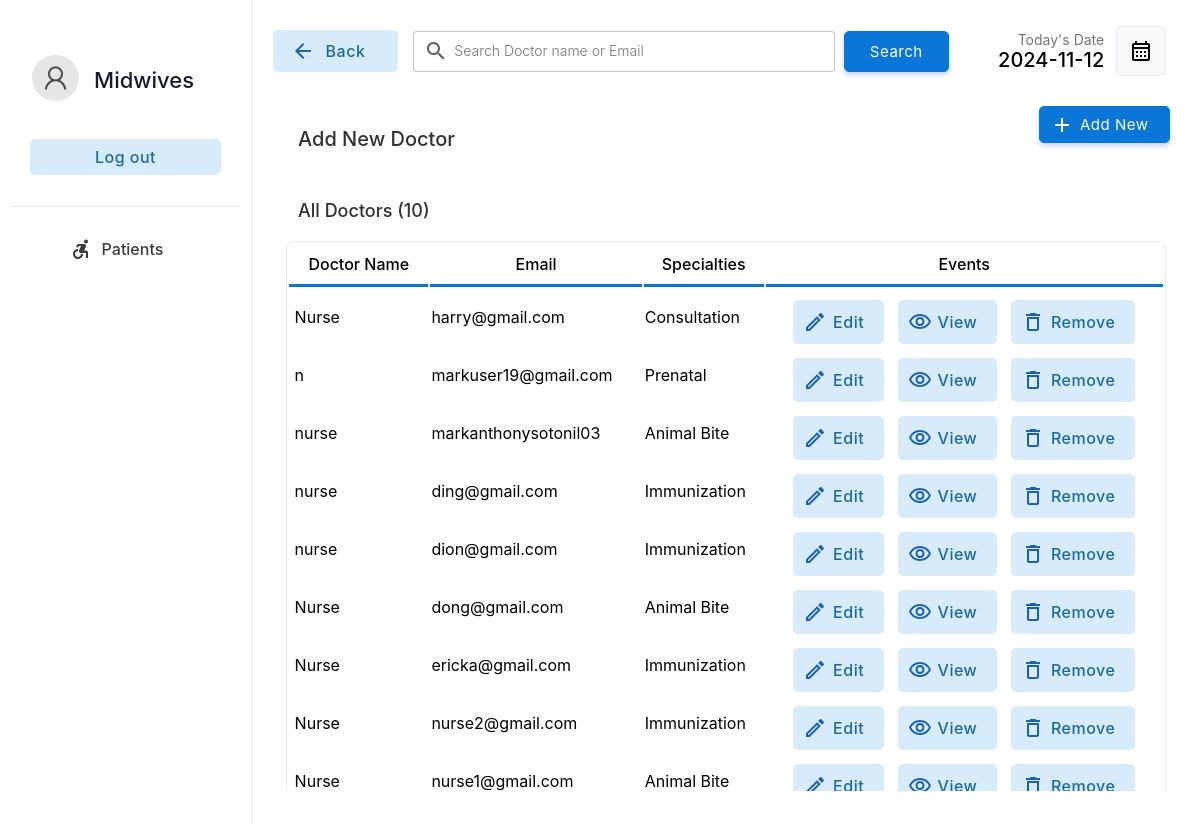
Screenshot of /doctor/midwives.php (signed in) with the database file from the repository.
### tables this page shows
CREATE TABLE `doctor` (
  `docid` int(11) NOT NULL,
  `docemail` varchar(255) DEFAULT NULL,
  `docname` varchar(255) DEFAULT NULL,
  `docpassword` varchar(255) DEFAULT NULL,
  `docnic` varchar(15) DEFAULT NULL,
  `doctel` varchar(15) DEFAULT NULL,
  `specialties` int(2) DEFAULT NULL
);

CREATE TABLE `specialties` (
  `id` int(2) NOT NULL,
  `sname` varchar(50) DEFAULT NULL
);

### doctor/midwives.php (the view, shortened to what this page needs)
<!DOCTYPE html>
<html lang="en">
<head>
    <link rel="stylesheet" href="../css/animations.css">
    <link rel="stylesheet" href="../css/main.css">
    <link rel="stylesheet" href="../css/admin.css">
</head>
<body>
    <?php
    include("../connection.php");
    ?>
    <div class="container">
        <div class="menu">
            <table class="menu-container" border="0">
                <tr>
                    <td style="padding:10px" colspan="2">
                        <table border="0" class="profile-container">
                            <tr>
                                <td width="30%" style="padding-left:20px" >
                                    <img src="../img/user.png" alt="" width="100%" style="border-radius:50%">
                                </td>
                                <td style="padding:0px;margin:0px;">
                                    <p class="profile-title">Midwives</p>
                                </td>
                            </tr>
                            <tr>
                                <td colspan="2">
                                <a href="../logout.php" ><input type="button" value="Log out" class="logout-btn btn-primary-soft btn"></a>
                                </td>
                            </tr>
                    </table>
                    </td>
                <tr class="menu-row" >
                    <td class="menu-btn menu-icon-patient">
                        <a href="patient.php" class="non-style-link-menu"><div><p class="menu-text">Patients</p></a></div>
        </div>
        <div class="dash-body">
            <table border="0" width="100%" style=" border-spacing: 0;margin:0;padding:0;margin-top:25px; ">
                <tr >
                    <td width="13%">
                        <a href="doctors.php" ><button  class="login-btn btn-primary-soft btn btn-icon-back"  style="padding-top:11px;padding-bottom:11px;margin-left:20px;width:125px"><font class="tn-in-text">Back</font></button></a>
                    </td>
                    <td>
                        <form action="" method="post" class="header-search">
                            <input type="search" name="search" class="input-text header-searchbar" placeholder="Search Doctor name or Email" list="doctors">&nbsp;&nbsp;
                            <?php
                                $list11 = $database->query("select  docname,docemail from  doctor;");
?>
                            <input type="Submit" value="Search" class="login-btn btn-primary btn" style="padding-left: 25px;padding-right: 25px;padding-top: 10px;padding-bottom: 10px;">
                        </form>
                    </td>
                    <td width="15%">
                        <p style="font-size: 14px;color: rgb(119, 119, 119);padding: 0;margin: 0;text-align: right;">
                            Today's Date
                        </p>
                        <p class="heading-sub12" style="padding: 0;margin: 0;">
                            <?php
                        $date = date('Y-m-d');
                        echo $date;
                        ?>
                        </p>
                    </td>
                    <td width="10%">
                        <button  class="btn-label"  style="display: flex;justify-content: center;align-items: center;"><img src="../img/calendar.svg" width="100%"></button>
                    </td>
                </tr>
                <tr >
                    <td colspan="2" style="padding-top:30px;">
                        <p class="heading-main12" style="margin-left: 45px;font-size:20px;color:rgb(49, 49, 49)">Add New Doctor</p>
                    </td>
                    <td colspan="2">
                        <a href="?action=add&id=none&error=0" class="non-style-link"><button  class="login-btn btn-primary btn button-icon"  style="display: flex;justify-content: center;align-items: center;margin-left:75px;background-image: url('../img/icons/add.svg');">Add New</font></button>
                            </a></td>
                </tr>
                <tr>
                    <td colspan="4" style="padding-top:10px;">
                        <p class="heading-main12" style="margin-left: 45px;font-size:18px;color:rgb(49, 49, 49)">All Doctors (<?php echo $list11->num_rows; ?>)</p>
                    </td>
                </tr>
                <?php
                    if($_POST){
                        $keyword=$_POST["search"];
                        $sqlmain= "select * from doctor where docemail='$keyword' or docname='$keyword' or docname like '$keyword%' or docname like '%$keyword' or docname like '%$keyword%'";
                    }else{
                        $sqlmain= "select * from doctor order by docid desc";
                    }
                ?>
                <tr>
                   <td colspan="4">
                       <center>
                        <div class="abc scroll">
                        <table width="93%" class="sub-table scrolldown" border="0">
                        <thead>
                        <tr>
                                <th class="table-headin">
                                Doctor Name
                                </th>
                                <th class="table-headin">
                                    Email
                                </th>
                                <th class="table-headin">
                                    Specialties
                                </th>
                                <th class="table-headin">
                                    Events
                                </tr>
                        </thead>
                        <tbody>
                            <?php
                                $result= $database->query($sqlmain);
                                if($result->num_rows==0){
                                    echo '<tr>
                                    <td colspan="4">
                                    <br><br><br><br>
                                    <center>
                                    <img src="../img/notfound.svg" width="25%">
                                    <br>
                                    <p class="heading-main12" style="margin-left: 45px;font-size:20px;color:rgb(49, 49, 49)">We  couldnt find anything related to your keywords !</p>
                                    <a class="non-style-link" href="doctors.php"><button  class="login-btn btn-primary-soft btn"  style="display: flex;justify-content: center;align-items: center;margin-left:20px;">&nbsp; Show all Doctors &nbsp;</font></button>
                                    </a>
                                    </center>
                                    <br><br><br><br>
                                    </td>
                                    </tr>';
                                }
                                else{
                                for ( $x=0; $x<$result->num_rows;$x++){
                                    $row=$result->fetch_assoc();
                                    $docid=$row["docid"];
                                    $name=$row["docname"];
                                    $email=$row["docemail"];
                                    $spe=$row["specialties"];
                                    $spcil_res= $database->query("select sname from specialties where id='$spe'");
                                    $spcil_array= $spcil_res->fetch_assoc();
                                    $spcil_name=$spcil_array["sname"];
                                    echo '<tr>
                                        <td> &nbsp;'.
                                        substr($name,0,30)
                                        .'</td>
                                        <td>
                                        '.substr($email,0,20).'
                                        </td>
                                        <td>
                                            '.substr($spcil_name,0,20).'
                                        </td>
                                        <td>
                                        <div style="display:flex;justify-content: center;">
                                        <a href="?action=edit&id='.$docid.'&error=0" class="non-style-link"><button  class="btn-primary-soft btn button-icon btn-edit"  style="padding-left: 40px;padding-top: 12px;padding-bottom: 12px;margin-top: 10px;"><font class="tn-in-text">Edit</font></button></a>
                                        &nbsp;&nbsp;&nbsp;
                                        <a href="?action=view&id='.$docid.'" class="non-style-link"><button  class="btn-primary-soft btn button-icon btn-view"  style="padding-left: 40px;padding-top: 12px;padding-bottom: 12px;margin-top: 10px;"><font class="tn-in-text">View</font></button></a>
                                       &nbsp;&nbsp;&nbsp;
                                       <a href="?action=drop&id='.$docid.'&name='.$name.'" class="non-style-link"><button  class="btn-primary-soft btn button-icon btn-delete"  style="padding-left: 40px;padding-top: 12px;padding-bottom: 12px;margin-top: 10px;"><font class="tn-in-text">Remove</font></button></a>
                                        </div>
                                        </td>
                                    </tr>';
                                }
                            }
                            ?>
                            </tbody>
                        </table>
                        </div>
                        </center>
                   </td>
                </tr>
            </table>
        </div>
</body>
</html>

### css/main.css (style rules this page uses)
:root { --primarycolor: #0A76D8; --primarycolorhover: #006dd3; --btnice:#D8EBFA; --btnnicetext:#1b62b3; }
body { margin: 0; padding: 0; border-spacing: 0; font-family: 'Inter', sans-serif; }
.input-text { border-radius: 4px; border: 0.5px solid rgb(226, 226, 226); padding: 10px; width: 92%; transition: 0.2s; outline: none; }
.input-text { border: 1px solid #e9ecef; font-size: 14px; line-height: 26px; background-color: #fff; display: block; width: 100%; padding: .375rem .75rem; font-weight: 300; line-height: 1.5; color: #212529; background-color: #fff; background-clip: padding-box; -webkit-appearance: none; -moz-appearance: none; appearance: none; border-radius: .25rem; transition: border-color .15s ease-in-out,box-shadow .15s ease-in-out; }
.input-text::placeholder { font-family: 'Inter', sans-serif; }
.btn { cursor: pointer; padding: 8px 20px; outline: none; text-decoration: none; font-size: 15px; letter-spacing: 0.5px; transition: all 0.3s; border-radius: 5px; font-family: 'Inter', sans-serif; }
.btn-primary { background-color: var(--primarycolor) ; border: 1px solid var(--primarycolor) ; color: #fff ; box-shadow: 0 3px 5px 0 rgba(57,108,240,0.3); }
.btn-primary-soft { background-color: #D8EBFA ; color: #1969AA; font-weight: 500; font-size: 16px; border: none; }
.non-style-link:link, .non-style-link:visited, .non-style-link:hover, .non-style-link:active { text-decoration: none; color: rgb(43, 43, 43); }
.btn-label { margin-left: 10px; padding: 12px 12px; outline: none; text-decoration: none; font-size: 15px; letter-spacing: 0.5px; transition: all 0.3s; border-radius: 5px; background-color: #f0f0f073; border: 1px solid rgba(57,108,240,0.1) ; font-family: 'Inter', sans-serif; }
.sub-table { border: 1px solid #ebebeb; border-radius: 8px; }
.table-headin { font-size: 16px; font-weight: 500; padding: 10px; border-bottom: 3px solid var(--primarycolor); }
.abc { width: 100%; height: 550px; overflow: auto; }
input[type=search] { background-image: url('../img/search.svg'); background-position: 10px 50%; background-repeat: no-repeat; transition: 0.5s; padding: 8px 20px 8px 40px; }
.button-icon { background-position: 10px 50%; background-repeat: no-repeat; transition: 0.5s; padding: 8px 20px 8px 40px; }
.menu-btn { padding:6px; color: #3b3b3b; background-position: 30% 50%; background-repeat: no-repeat; transition: 0.5s; }
.menu-text { padding-left: 40%; font-weight: 500; font-size: 16px; }
.non-style-link-menu:link, .non-style-link-menu:visited, .non-style-link-menu:active { text-decoration: none; color: #3b3b3b; }
.menu-icon-patient { background-image: url('../img/icons/patients.svg'); }
.btn-icon-back { background-image: url('../img/icons/back-iceblue.svg'); background-position: 18px 50%; background-repeat: no-repeat; transition: 0.5s; padding: 8px 20px 8px 40px; }
.btn-edit { background-image: url('../img/icons/edit-iceblue.svg'); }
.btn-view { background-image: url('../img/icons/view-iceblue.svg'); }
.btn-delete { background-image: url('../img/icons/delete-iceblue.svg'); }

### css/admin.css (style rules this page uses)
.container { display: flex; flex-wrap: wrap; height: 100vh; }
.menu { border-right: 1.5px solid rgb(235, 235, 235); width: 21%; height: 100vh; box-shadow: 0 0px 0px 2px rgba(240, 240, 240, 0.3); }
.dash-body { width: 79%; height: 100vh; }
.menu-container { width: 100%; border-spacing: 0; }
.profile-title { font-weight: 500; color: #161c2d; font-size: 22px; margin: 0; text-align: left; padding-left: 8%; }
.logout-btn { margin-top: 30px; width: 85%; }
.profile-container { border-bottom: 1.5px solid rgb(235, 235, 235); padding-top: 18%; padding-bottom: 12%; text-align: center; }
.heading-main12 { font-weight: 500; font-size: 25px; }
.heading-sub12 { font-weight: 500; font-size: 20px; text-align: right; }
.header-search { display: flex; justify-content: center; }
.header-searchbar { width: 75%; background-color: rgba(255, 255, 255, 0.705); border: 0.5px solid rgba(190, 190, 190, 0.884); }

### doctor/midwives.php (style rules this page uses)
.sub-table { animation: transitionIn-Y-bottom 0.5s; }

### rows the page displays
doctor: docname "Nurse", docemail "harry@gmail.com", specialties.sname "Consultation"
doctor: docname "n", docemail "markuser19@gmail.com", specialties.sname "Prenatal"
doctor: docname "nurse", docemail "markanthonysotonil03", specialties.sname "Animal Bite"
doctor: docname "nurse", docemail "ding@gmail.com", specialties.sname "Immunization"
doctor: docname "nurse", docemail "dion@gmail.com", specialties.sname "Immunization"
doctor: docname "Nurse", docemail "dong@gmail.com", specialties.sname "Animal Bite"
doctor: docname "Nurse", docemail "ericka@gmail.com", specialties.sname "Immunization"
doctor: docname "Nurse", docemail "nurse2@gmail.com", specialties.sname "Immunization"
doctor: docname "Nurse", docemail "nurse1@gmail.com", specialties.sname "Animal Bite"

### other values shown
$list11->num_rows "10"
